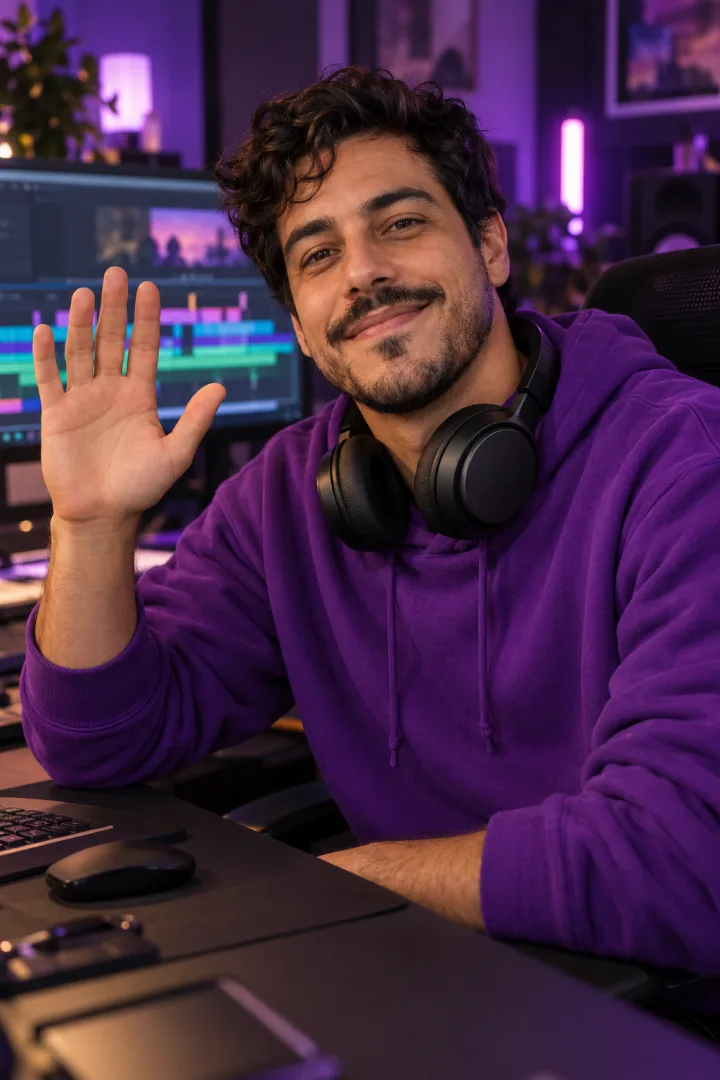
#> input picture 99 - Sistema/assets/branding/cortez/apresentacao.webp, 720 x 1080 px
$ python -i paper_collage.py   (imports and definitions only)
#> lines starting #> are read from the running program, lines starting #| are printed output that depends on the picture
#!/usr/bin/env python3
"""F22 Colagem de Papel: recortes, peças, render em stop-motion, efeitos e mixagem.

Renderizador por tempo (seek em t): cada quadro é calculado só a partir de t, com os elementos
tremendo a 12 qps. Uma cena por frase da narração; faixas de texto entram na palavra dita.

  paper_collage.py cutouts <fotos> <recortes> <cutouts.json>   recorta pessoas/fotos com borda de papel
  paper_collage.py props <recortes>                            folha de caderno, placa e relógio
  paper_collage.py render <cenas.py> <saida.mp4>               vídeo mudo + <saida>.events.json
  paper_collage.py frames <cenas.py> <pasta> t1,t2,...         quadros-chave para revisão
  paper_collage.py sfx <events.json> <sfx.wav>                 pop, papel e whoosh nas entradas
  paper_collage.py mix <mudo.mp4> <voz.wav> <sfx.wav> <saida.mp4> [--music trilha]

O arquivo de cenas é Python e define ACCENT (cor principal da ID), CUT_DIR, WORDS (json de palavras
com "w" e "s"), SCENE_DUR (segundos por cena), SCENES e, opcional, TAIL. Ver
examples/reference-library/F22/colagem-de-papel/cenas.example.py.
"""
import argparse, functools, hashlib, json, math, random, runpy, subprocess, unicodedata, wave
from pathlib import Path
import numpy as np
from PIL import Image, ImageDraw, ImageFont, ImageFilter, ImageOps, ImageEnhance
from scipy import ndimage

ENGINE = Path(__file__).resolve().parents[1]
FONTS = ENGINE / 'assets' / 'fonts' / 'portable'
MODNET_URL = 'https://huggingface.co/Xenova/modnet/resolve/main/onnx/model.onnx'
MODNET_SHA256 = '07c308cf0fc7e6e8b2065a12ed7fc07e1de8febb7dc7839d7b7f15dd66584df9'

W, H, FPS, STOP = 1080, 1920, 30, 12
FONT = str(FONTS / 'anton-regular.ttf')
MARKER = str(FONTS / 'permanent-marker-regular.ttf')
CREAM, INK, PAPER_W = (236, 228, 210), (24, 23, 22), (246, 243, 236)
BGW, BGH = 1140, 2026


def norm(s):
    s = unicodedata.normalize('NFD', s.lower())
    return ''.join(c for c in s if c.isalnum() and unicodedata.category(c) != 'Mn')


def step(t):
    return math.floor(t * STOP) / STOP


# ---------- fundos ----------
def _noise(shape, sigma, seed):
    n = ndimage.gaussian_filter(np.random.default_rng(seed).standard_normal(shape), sigma)
    return n / (np.abs(n).max() + 1e-6)


# [51 lines left out: functions bg_paper, bg_black, bg_burst, background, not called in this run]


# ---------- peças ----------
def shadowed(im, off=(7, 10), blur=7, alpha=95):
    m = 30; out = Image.new('RGBA', (im.width + 2 * m, im.height + 2 * m), (0, 0, 0, 0))
    sh = Image.new('RGBA', im.size, (0, 0, 0, 255)); sh.putalpha(im.getchannel('A').point(lambda v: v * alpha // 255))
    out.alpha_composite(sh, (m + off[0], m + off[1])); out = out.filter(ImageFilter.GaussianBlur(blur))
    out.alpha_composite(im, (m, m)); return out


@functools.lru_cache(None)
def font(path, size): return ImageFont.truetype(path, size)


# [29 lines left out: functions strip_img, load_img, transformed, not called in this run]


def paste(canvas, im, px, py):
    x0, y0 = max(0, -px), max(0, -py); x1, y1 = min(im.width, canvas.width - px), min(im.height, canvas.height - py)
    if x1 > x0 and y1 > y0: canvas.alpha_composite(im.crop((x0, y0, x1, y1)) if (x0 or y0 or x1 < im.width or y1 < im.height) else im, (px + x0, py + y0))


# ---------- rabiscos ----------
def wobble(pts, amp, seed):
    r = random.Random(seed); return [(x + r.uniform(-amp, amp), y + r.uniform(-amp, amp)) for x, y in pts]


# [67 lines left out: functions doodle_paths, draw_doodle, not called in this run]


# ---------- motor ----------
class Engine:
    # [42 lines left out: function __init__, not called in this run]

    def scene_at(self, t):
        i = int(np.searchsorted(self.starts, t, 'right') - 1); return min(max(i, 0), len(self.scenes) - 1)

    def jitter(self, e, t):
        r = random.Random(e['_seed'] * 7919 + int(t * STOP)); a = e.get('jit', 1.0)
        return r.uniform(-2.5, 2.5) * a, r.uniform(-2.5, 2.5) * a, r.uniform(-.5, .5) * a

    # [64 lines left out: functions render_scene, frame, wipe_sheet, matte_model, not called in this run]


_s = None


# [91 lines left out: functions matte, rough, grade, cutout, bordered, props, not called in this run]


# ---------- efeitos e mixagem ----------
SR = 48000


def _env(n, a=.002, d=.06): t = np.arange(n) / SR; return np.minimum(t / a, 1) * np.exp(-t / d)


def _bp(x, lo, hi):
    X = np.fft.rfft(x); f = np.fft.rfftfreq(len(x), 1 / SR); X[(f < lo) | (f > hi)] = 0; return np.fft.irfft(X, len(x))


# [77 lines left out: functions sfx_track, mix, render, main, not called in this run]


# [1 line not run here, left out]

>>> import cv2
>>> picture = cv2.imread('../assets/branding/cortez/apresentacao.webp', cv2.IMREAD_GRAYSCALE)
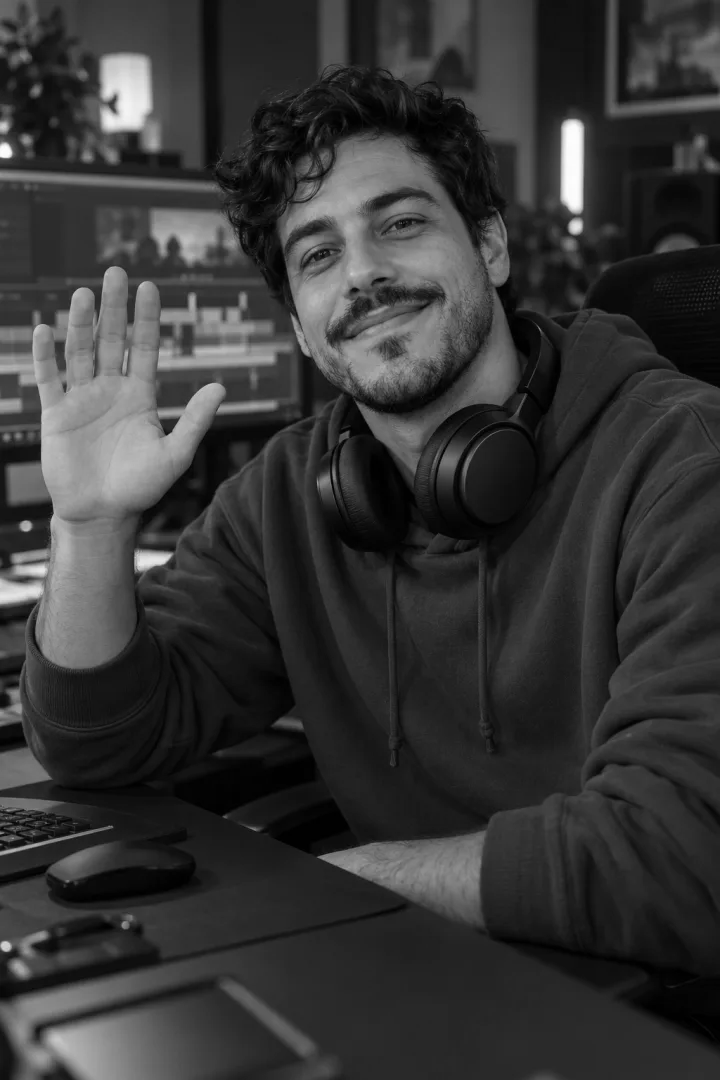
#> picture: shape (1080, 720); min 0, max 254, mean 53.9
>>> result = shadowed(picture)
#> (the run stopped early here; a loop or call above may not have finished)
